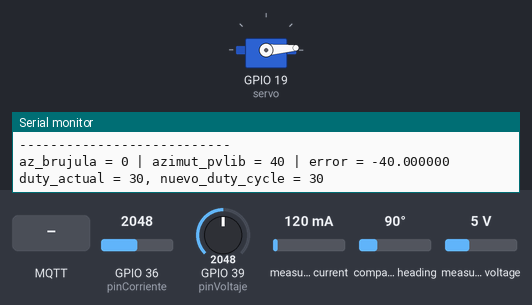
Simulated run of this sketch. Board: ESP32. Parts: servo, the last lines printed to the serial monitor. The inputs (shaded band) are chosen by the test bench; at power-on: compass heading 90°, GPIO 36 (pinCorriente) = 2048, GPIO 39 (pinVoltaje) = 2048, measured current 120 mA, measured voltage 5 V. WiFi joins after 1.5 s; servers stay silent unless stated; no MQTT or app messages arrive unless stated; servo pulses on a pin are drawn as a servo (544–2400 µs = 0–180°).

Above: at 1.7 s.
2.9 s: compass heading set to 7°
6.4 s: MQTT message "A" arrives on the second subscribed topic
At 10.7 s:
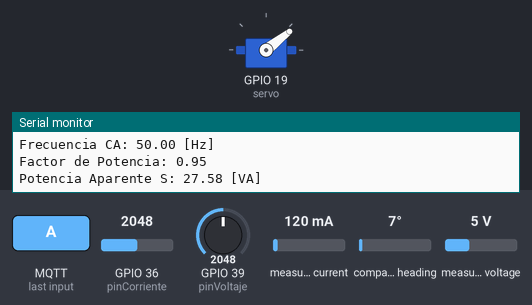
11.3 s: compass heading set to 90°
At 14.22 s:
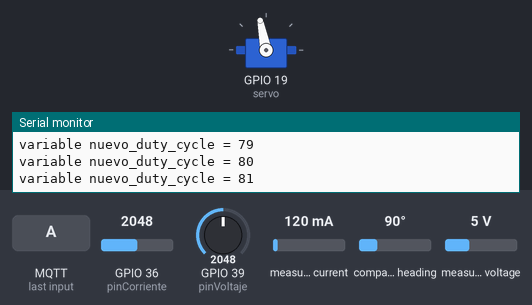
14.8 s: MQTT message "Automatico" arrives on the first subscribed topic
18.3 s: MQTT message "A" arrives on the first subscribed topic
At 19.05 s:
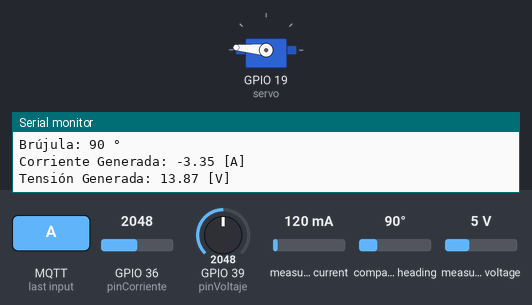
Timing chart, 0 to 22.8 s (numbered marks = the images above; inputs shaded):
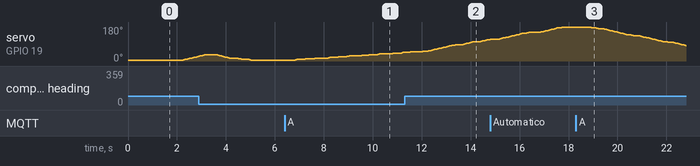

The sketch:

prototipo_esp32.ino
```cpp
/*===============================================
  Multitarea FreeRTOS & MQTT (PVLib Azimut)
  ===============================================*/

#include <WiFi.h>
#include <PubSubClient.h> // biblioteca de comunicación mqtt
#include <Wire.h>
#include <MechaQMC5883.h>
#include <PZEM004Tv30.h>
#include <freertos/FreeRTOS.h>
#include <freertos/task.h>


// Constantes para el WiFi:
const char *ssid = "-";
const char *password = "-";

// Constantes para el broker MQTT
const char *mqtt_broker = "-";
const int   mqtt_port = 0;
const char *mqtt_username = "";
const char *mqtt_password = "";

// Tópicos
const char *modo_topic = "control/modo";

const char *servo_topic_azimut = "control/motor/azimut";
const char *brujula_topic = "control/motor/brujula";
const char *motor_manual_topic = "control/motor/manual";

const char *corriente_cc_topic = "sensores/cc/corriente";
const char *volt_crud_corriente_topic = "sensores/cc/corriente/vcrudo";
const char *volt_medido_corriente_topic = "sensores/cc/corriente/vmedido";
const char *tension_cc_topic = "sensores/cc/tension";
const char *volt_crud_tension_topic = "sensores/cc/tension/vcrudo";
const char *volt_medido_tension_topic = "sensores/cc/tension/vmedido";
const char *potencia_cc_topic = "sensores/cc/potencia";

const char *tension_ca_topic = "sensores/ca/tension";
const char *corriente_ca_topic = "sensores/ca/corriente";
const char *potencia_ca_topic = "sensores/ca/p_activa";
const char *aparente_ca_topic = "sensores/ca/p_aparente";
const char *reactiva_ca_topic = "sensores/ca/p_reactiva";
const char *energia_ca_topic = "sensores/ca/energia";
const char *frecuencia_ca_topic = "sensores/ca/frecuencia";
const char *factor_potencia_topic = "sensores/ca/fp";

const char *will_esp32_topic = "status/esp32";
const char *will_message = "OFF";  // last will
int will_qos = 2;

// Objetos WiFi y MQTT
WiFiClient   espClient;
PubSubClient mqtt_client(espClient);

int automatico = 1; // Variable global para el control del modo de operación
int servo_posicion_manual = 0;

/*======================================================*/
/*           Señal PWM para el Servomotor               */
/*======================================================*/
const int servo = 19; //Pin de Salida PWM para el servomotores
const int canal_pwm_servo = 0; // ESP32 tiene 16 canales que pueden generar 16 señales pwm independientes
const int frec_pwm_servo = 50; //En Hz (el esp32 soporta hasta 40kHz)
const int resolucion = 10;  // En bits (el esp32 soporta hasta una resolución de 16 bits)
// el valor máximo del duty_cycle que puede dar el ESP32 está determinado por la resolución
const int max_duty_cycle = (int)(pow(2, resolucion) - 1);
int pausa = 60; // milisegundos de pausa en cada paso de 1° del servo
int duty_actual = 30;
float Kp = 0.3; // Ganancia proporcional

// Brújula digital (magnetómetro)
MechaQMC5883 qmc;
int x, y, z;
int azimuth;
// Variables compartidas por los hilos
int azimut_brujula = 40;
int azimut_pvlib = 40; // recibido por MQTT

// Pines de UART para el sensor de CA
#define RXD2 16
#define TXD2 17
// Crear una instancia del objeto PZEM usando Serial2
PZEM004Tv30 pzem(Serial2, RXD2, TXD2);

/*=================================================================*/
/*              Sensores de tensión y corriente CC                 */
/*=================================================================*/
const int   pinCorriente = 36;
const float sensibilidadACS712 = 0.185;
float corriente_cc = 0;

const int   pinVoltaje = 39;
const float R1= 6.8, R2 = 1.0; //resisores del divisor de tensión
const float factorDivisorTension = R2/(R1+R2);
float tension_cc   = 0;

// Mutex para proteger lecturas
SemaphoreHandle_t xMutexSensores;

// Prototipos de tareas
void tareaMqttLoop(void* pvParameters);
void tareaLeerSensores(void* pvParameters);
void tareaRevisarPosicion(void* pvParameters);

// Prototipos de funciones auxiliares
void configurar_wifi();
void conexion_mqtt();
void callback(char* topic, byte* payload, unsigned int length);
void enviar(float dato, const char* topico, char* unidad);
void leerBrujula(int ciclos);
void leerCorriente(int nroDeMuestras);
void leerTension(int nroDeMuestras);
void calcularPotencia();
void leerCA();
void revisar_posicion(int az_brujula, int az_pvlib);

void setup(){
  Wire.begin(21, 22); //pines i2c magnetómetro
  Serial.begin(9600);

  /*======================================================*/
  /*            Conexión WiFi y MQTT (inicial)            */
  /*======================================================*/
  configurar_wifi();
  mqtt_client.setServer(mqtt_broker, mqtt_port);
  mqtt_client.setCallback(callback);
  conexion_mqtt();

  mqtt_client.subscribe(modo_topic);
  mqtt_client.subscribe(servo_topic_azimut);
  mqtt_client.subscribe(motor_manual_topic);

  /*======================================================*/
  /*        Inicializar librería del magnetómetro         */
  /*======================================================*/
  qmc.init();

  /*======================================================*/
  /*                 PWM del Servomotor                   */
  /*======================================================*/
  // Configurar los canales pwm (0-15), la frecuencia del ciclo de trabajo pwm, y la resulución (1 - 16 bits)
  // ledcSetup(uint8_t channel, double freq, uint8_t resolution_bits);
  ledcSetup(canal_pwm_servo, frec_pwm_servo, resolucion);
  ledcAttachPin(servo, canal_pwm_servo);
  ledcWrite(canal_pwm_servo, duty_actual);

  /*======================================================*/
  /*                   Tareas                             */
  /*======================================================*/
  // Crear mutex
  xMutexSensores = xSemaphoreCreateMutex();

  // Crear tareas en Core 1
  xTaskCreatePinnedToCore(tareaMqttLoop,    // función
                          "MQTT_Loop",      // nombre
                          2048,             // stack
                          NULL,             // parámetro
                          2,                // prioridad
                          NULL,             // handle
                          1);               // core

  xTaskCreatePinnedToCore(tareaLeerSensores,
                          "Leer_Sensores",
                          4096,
                          NULL,
                          1,
                          NULL,
                          1);

  xTaskCreatePinnedToCore(tareaRevisarPosicion,
                        "Revisar_Pos",
                        4096,
                        NULL,
                        1,
                        NULL,
                        1);
}

void loop(){
  // vacío: todo corre en tareas
}


/*================================================*/
/*   Tarea 1: mantiene MQTT y procesa callback    */
/*================================================*/
void tareaMqttLoop(void* pvParameters){
  for(;;){
    if (!mqtt_client.connected()){
      conexion_mqtt();
      mqtt_client.subscribe(servo_topic_azimut);
    }
    mqtt_client.loop();
    vTaskDelay(10 / portTICK_PERIOD_MS);
  }
}


/*== ===============================================*/
/*  Tarea 2: cada 1 segundo lee la corriente CC,    */
/*  tensión CC, calcula potencia y publica          */
/*==================================================*/

void tareaLeerSensores(void* pvParameters){
  const int intervalo = 1000; // ms
  for(;;){
    Serial.printf("\n---------------------------\n");
    leerBrujula(1);
    leerCorriente(50);
    leerTension(50);
    calcularPotencia();
    leerCA();
    Serial.printf("\n---------------------------\n");

    vTaskDelay(intervalo / portTICK_PERIOD_MS);
  }
}

/*=================================================================*/
/*   Tarea 3: cada 0.15 segundos revisa la posición del prototipo  */
/*=================================================================*/
void tareaRevisarPosicion(void* pvParameters) {
  const int intervalo = 150;  // chequea cada 0.15 s
  for (;;) {
    if(automatico){
      int bru, pv;
      // Activación del mutex para utilizar correctamente variables que se usan en otras tareas:
      if (xSemaphoreTake(xMutexSensores, portMAX_DELAY)) {
        bru = azimut_brujula;
        pv  = azimut_pvlib;
        xSemaphoreGive(xMutexSensores);
      }
      // Llamada a tu función de control
      revisar_posicion(bru, pv);
    }
    else{
      int nuevo_duty_manual = 30 + (4.45f * servo_posicion_manual) + 0.5f;
      moverServo(duty_actual, nuevo_duty_manual);
      duty_actual = nuevo_duty_manual;
    }

    // Asegura que no bloquee todo el CPU
    vTaskDelay(intervalo / portTICK_PERIOD_MS);
  }
}


/*======================================================*/
/*   Callback MQTT: recibe instrucciones de Node-Red    */
/*======================================================*/
void callback(char *topic, byte *payload, unsigned int length){
  char msg[length + 1];
  for(int i = 0; i < length; i++)
    msg[i] = (char)payload[i];
  msg[length] = '\0';

  Serial.printf("\n--- Mensaje recibido ---\nTópico: %s\nMensaje: %s\n", topic, msg);

  if (strcmp(topic, servo_topic_azimut) == 0){
    azimut_pvlib = atoi(msg);
    if ((azimut_pvlib < 270) && (azimut_pvlib > 90))
      azimut_pvlib = 90;
  }
  else if(strcmp(topic, modo_topic) == 0){
    (strcmp(msg, "Automatico") == 0) ?  automatico = 1 : automatico = 0;
  }
  else if(strcmp(topic, motor_manual_topic) == 0){
    servo_posicion_manual = constrain(atoi(msg)*0.1 , 0, 18);
  }
}

/*======================================================*/
/*           Leer magnetómetro y publicar               */
/*======================================================*/
void leerBrujula(int ciclos){
  azimut_brujula = 0;
  for(int i = 1; i<= ciclos; i ++){
    qmc.read(&x, &y, &z,&azimuth);
    azimut_brujula += azimuth;
  }
  azimut_brujula = azimut_brujula / ciclos;
  enviar((float)azimut_brujula, brujula_topic, "°");
}

/*======================================================*/
/*           Leer Corriente CC y publicar               */
/*======================================================*/
void leerCorriente(int nroDeMuestras){
  int valor_crudo = 0;
  for(int i = 0; i < nroDeMuestras; i++){
    valor_crudo += analogRead(pinCorriente);
  }
  valor_crudo /= nroDeMuestras;
  float vMed = valor_crudo * 3.300f / 4095.0f;
  //2.27 es la tensión de salida en vacío que mide el CAD del esp32
  float I = (vMed - 2.27f) / sensibilidadACS712;
  if (fabs(I) < 0.06f) I = 0;
  corriente_cc = I;

  // Publicar
  enviar(corriente_cc, corriente_cc_topic, "A");
  enviar(valor_crudo, volt_crud_corriente_topic, "z");
  enviar(vMed, volt_medido_corriente_topic, "z");
}


/*======================================================*/
/*            Leer Tensión CC y publicar                */
/*======================================================*/
void leerTension(int nroDeMuestras){
  int valor_crudo = 0;
  for(int i = 0; i < nroDeMuestras; i++){
    valor_crudo += analogRead(pinVoltaje);
  }
  valor_crudo /= nroDeMuestras;
  float vMed = valor_crudo * 3.300f / 4095.0f;
  tension_cc = (vMed / factorDivisorTension) + 1.0f;

  // Publicar
  enviar(tension_cc, tension_cc_topic, "V");
  enviar(valor_crudo, volt_crud_tension_topic, "x");
  enviar(vMed, volt_medido_tension_topic,"x");
}

/*======================================================*/
/*          Calcular y publicar potencia CC             */
/*======================================================*/
void calcularPotencia(){
  float P = tension_cc * corriente_cc;
  enviar(P, potencia_cc_topic, "W");
}

void leerCA(){
  // Leer los valores del PZEM-004T
  float tension_ca = pzem.voltage();
  enviar(tension_ca, tension_ca_topic, "v");
  float corriente_ca = pzem.current();
  enviar(corriente_ca, corriente_ca_topic, "a");
  float potencia_ca = pzem.power();
  enviar(potencia_ca, potencia_ca_topic, "w");
  float energia = pzem.energy();
  enviar(energia, energia_ca_topic, "j");
  float frecuencia = pzem.frequency();
  enviar(frecuencia, frecuencia_ca_topic, "h");
  float factor_potencia = pzem.pf();
  enviar(factor_potencia, factor_potencia_topic, "c");
  float aparente_ca = potencia_ca/factor_potencia;
  enviar(aparente_ca, aparente_ca_topic, "s");
  float reactiva_ca = potencia_ca * factor_potencia;
  enviar(reactiva_ca, reactiva_ca_topic, "q");
}

// ---------------------------------------------------------
// Enviar string por MQTT y Serial
void enviar(float dato, const char *topico, char *unidad){
  char datoStr[16];
  snprintf(datoStr, sizeof(datoStr), "%.2f", dato);
  if(unidad == "°")
    Serial.printf("Brújula: %d °\n", (int)dato);
  else if (unidad == "A")
    Serial.printf("Corriente Generada: %.2f [A]\n", dato);
  else if (unidad == "V")
    Serial.printf("Tensión Generada: %.2f [V]\n", dato);
  else if (unidad == "W")
    Serial.printf("Potencia Generada: %.2f [W]\n", dato);
  else if(unidad == "d")
    Serial.printf("Duty cycle pw+m servo: %d\n", (int)dato);
  else if (unidad == "v")
    Serial.printf("Tensión CA: %.2f [V]\n", dato);
  else if (unidad == "a")
    Serial.printf("Corriente CA: %.2f [A]\n", dato);
  else if (unidad == "w")
    Serial.printf("Potencia Activa CA: %.2f [W]\n", dato);
  else if (unidad == "j")
    Serial.printf("Energía CA: %.2f [J]\n", dato);
  else if (unidad == "h")
    Serial.printf("Frecuencia CA: %.2f [Hz]\n", dato);
  else if (unidad == "c")
    Serial.printf("Factor de Potencia: %.2f\n", dato);
  else if (unidad == "s")
    Serial.printf("Potencia Aparente S: %.2f [VA]\n", dato);
  else if (unidad == "q")
    Serial.printf("Potencia Reactiva Q: %.2f [VAR]\n", dato);

  mqtt_client.publish(topico, datoStr, true);
}

void revisar_posicion(int az_brujula, int az_pvlib){
  char mensaje[64];
  int nuevo_duty_cycle = 26;
  float error = az_brujula - az_pvlib;
  // Corregir error cuando pvlib y la brújula apuntan a distintos cuadrantes (queda un valor entre 0 y 180)
  //(BRÚJULA = Nor-Este && PVLIB = Nor-Oeste)
  if((error >= -359 && error <= -180)){
    error = (359 - az_pvlib) + az_brujula;
  }
  //(BRÚJULA = Nor-Oeste && PVLIB = Nor-Este)
  else if((error >= 180 && error <= 359)){
    error = -((359 - az_brujula) + az_pvlib); //se fuerza a que sea negativo
  }
  snprintf(mensaje, sizeof(mensaje), "az_brujula = %d | azimut_pvlib = %d | error = %f",
                  az_brujula, az_pvlib, error);
  Serial.printf(mensaje);
  mqtt_client.publish("debug/borrar", mensaje, true);
  int correccion = Kp * error; // 0.3 * error
  if (error > 6){ // girar a la izq, pvlib calcula un sol más al Nor-Oeste que lo que mide la brújula
    nuevo_duty_cycle = constrain(duty_actual + abs(correccion), 30, 128); // abs() quita los decimales y lo vuelve positivo
    Serial.printf("\nduty_actual = %d, nuevo_duty_cycle = %d\n", duty_actual, nuevo_duty_cycle);
  }
  else if(error < (-6)){ // girar a la der, pvlib calcula un sol más al Nor-Este que lo que mide la brújula
    nuevo_duty_cycle = constrain(duty_actual - abs(correccion), 30, 128);
    Serial.printf("\nduty_actual = %d, nuevo_duty_cycle = %d\n", duty_actual, nuevo_duty_cycle);
  }
  else{
    nuevo_duty_cycle = duty_actual; //no hacer ningún cambio
  }
  moverServo(duty_actual, nuevo_duty_cycle);
  duty_actual = nuevo_duty_cycle;
}

void moverServo(int inicial, int final){
  if(inicial < final){
    for (int pos = inicial; pos <= final; pos++) {
      ledcWrite(canal_pwm_servo, pos);
      // Detiene 'pausa' ms, pero cediendo CPU a otras tareas:
      vTaskDelay(pausa / portTICK_PERIOD_MS);
      Serial.printf("\nvariable nuevo_duty_cycle = %d\n", pos);
    }
  }
  else{
    for(int pos = inicial; pos >= final; pos --){
      ledcWrite(canal_pwm_servo, pos);
      vTaskDelay(pausa / portTICK_PERIOD_MS);
      Serial.printf("\nvariable nuevo_duty_cycle = %d\n", pos);
    }
  }
}

// ---------------------------------------------------------
// Configurar y reconectar WiFi
void configurar_wifi(){
  WiFi.begin(ssid, password);
  Serial.print("Conectando a WiFi");
  while (WiFi.status() != WL_CONNECTED){
    delay(500);
    Serial.print(".");
  }
  Serial.printf("\nConectado a la red WiFi. IP: %s\n", WiFi.localIP().toString().c_str());
}

// ---------------------------------------------------------
// Conectar/Reconectar MQTT
void conexion_mqtt(){
  while (!mqtt_client.connected()){
    String client_id = "esp32-client-" + String(WiFi.macAddress());
    Serial.printf("Conectado al broker MQTT. Client ID: %s\n", client_id.c_str());
    if (mqtt_client.connect(client_id.c_str(),
                            mqtt_username, mqtt_password,
                            will_esp32_topic, will_qos,
                            true, will_message, false)){
      Serial.println("Conectado al broker MQTT");
      mqtt_client.publish(will_esp32_topic, "ON", true);
    } else {
      Serial.printf("Error conectando al broker MQTT: rc=%d, reintentando en 2s\n", mqtt_client.state());
      delay(2000);
    }
  }
}
```

Measured:
- after the input at 6.4 s, servo on GPIO 19 (servo): moves from 4° to 46° over 4.4 s, starting after 0.43 s
- after the input at 18.3 s, servo on GPIO 19 (servo): moves from 180° to 82° over 3.9 s, starting after 0.57 s
- by itself, servo on GPIO 19 (servo): rises from 25° to 32° in 0.19 s, then falls to 4° in 1.9 s
